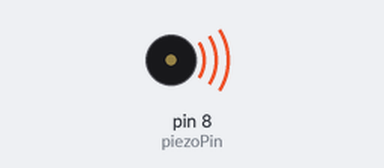
Bench run of a sketch on a simulated Arduino Uno, built with avr-gcc and run on an emulated ATmega328P. Parts: buzzer (waves = sounding).

Above: at 0.1 s.
At 35.3 s:
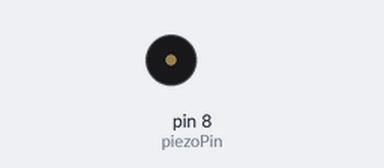
Timing chart, 0 to 36.8 s (numbered marks = the images above):
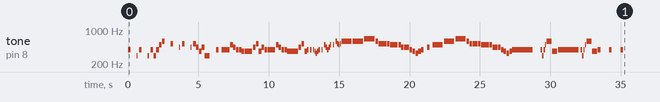

The sketch:

sketch_nov14a.ino
```cpp
// includere SOLO la melodia da riprodurre

//#include "allstar.h"
//#include "canond.h"
#include "einekleinenachtmusik.h"
//#include "happier.h"
//#include "happybd.h"
//#include "ilponte.h"
//#include "innomameli.h"
//#include "mariobros.h"
//#include "megalovania.h"
//#include "nyancat.h"
//#include "rickrolled.h"
//#include "rondoallaturca.h"
//#include "smashbros.h"
//#include "symphonyn40.h"
//#include "takeonme.h"
//#include "tetris.h"
//#include "theentertainer.h"

const int piezoPin = 8;

void setup() {
  pinMode(piezoPin,OUTPUT);
  for (int thisNote = 0; thisNote < sizeof(melody)/sizeof(int); thisNote++) {
    int noteDuration = (240000/bpm) / noteDurations[thisNote];
    tone(piezoPin, melody[thisNote], noteDuration*0.90);
    int pauseBetweenNotes = noteDuration;
    delay(pauseBetweenNotes);
    noTone(piezoPin);
  }
}

void loop() {

}
```

einekleinenachtmusik.h
```cpp
#define NOTE_B0  31
#define NOTE_C1  33
#define NOTE_CS1 35
#define NOTE_D1  37
#define NOTE_DS1 39
#define NOTE_E1  41
#define NOTE_F1  44
#define NOTE_FS1 46
#define NOTE_G1  49
#define NOTE_GS1 52
#define NOTE_A1  55
#define NOTE_AS1 58
#define NOTE_B1  62
#define NOTE_C2  65
#define NOTE_CS2 69
#define NOTE_D2  73
#define NOTE_DS2 78
#define NOTE_E2  82
#define NOTE_F2  87
#define NOTE_FS2 93
#define NOTE_G2  98
#define NOTE_GS2 104
#define NOTE_A2  110
#define NOTE_AS2 117
#define NOTE_B2  123
#define NOTE_C3  131
#define NOTE_CS3 139
#define NOTE_D3  147
#define NOTE_DS3 156
#define NOTE_E3  165
#define NOTE_F3  175
#define NOTE_FS3 185
#define NOTE_G3  196
#define NOTE_GS3 208
#define NOTE_A3  220
#define NOTE_AS3 233
#define NOTE_B3  247
#define NOTE_C4  262
#define NOTE_CS4 277
#define NOTE_D4  294
#define NOTE_DS4 311
#define NOTE_E4  330
#define NOTE_F4  349
#define NOTE_FS4 370
#define NOTE_G4  392
#define NOTE_GS4 415
#define NOTE_A4  440
#define NOTE_AS4 466
#define NOTE_B4  494
#define NOTE_C5  523
#define NOTE_CS5 554
#define NOTE_D5  587
#define NOTE_DS5 622
#define NOTE_E5  659
#define NOTE_F5  698
#define NOTE_FS5 740
#define NOTE_G5  784
#define NOTE_GS5 831
#define NOTE_A5  880
#define NOTE_AS5 932
#define NOTE_B5  988
#define NOTE_C6  1047
#define NOTE_CS6 1109
#define NOTE_D6  1175
#define NOTE_DS6 1245
#define NOTE_E6  1319
#define NOTE_F6  1397
#define NOTE_FS6 1480
#define NOTE_G6  1568
#define NOTE_GS6 1661
#define NOTE_A6  1760
#define NOTE_AS6 1865
#define NOTE_B6  1976
#define NOTE_C7  2093
#define NOTE_CS7 2217
#define NOTE_D7  2349
#define NOTE_DS7 2489
#define NOTE_E7  2637
#define NOTE_F7  2794
#define NOTE_FS7 2960
#define NOTE_G7  3136
#define NOTE_GS7 3322
#define NOTE_A7  3520
#define NOTE_AS7 3729
#define NOTE_B7  3951
#define NOTE_C8  4186
#define NOTE_CS8 4435
#define NOTE_D8  4699
#define NOTE_DS8 4978
int melody[] = {NOTE_G4, 0, NOTE_D4, 0, NOTE_G4, 0, 0, NOTE_D4, 0, NOTE_G4, NOTE_D4, NOTE_G4, NOTE_B4, NOTE_D5, 0, NOTE_C5, 0, 0, NOTE_A4, 0, NOTE_C5, 0, 0, NOTE_A4, 0, NOTE_C5, NOTE_A4, NOTE_FS4, NOTE_A4, NOTE_D4, 0, NOTE_G4, 0, NOTE_G4, NOTE_B4, NOTE_A4, NOTE_G4, NOTE_G4, NOTE_FS4, NOTE_FS4, NOTE_A4, NOTE_C5, NOTE_FS4, NOTE_A4, NOTE_G4, NOTE_G4, NOTE_B4, NOTE_A4, NOTE_G4, NOTE_G4, NOTE_FS4, NOTE_FS4, NOTE_A4, NOTE_C5, NOTE_FS4, NOTE_G4, 0, NOTE_G4, 0, NOTE_G4, NOTE_FS4, NOTE_E4, NOTE_FS4, NOTE_G4, 0, NOTE_G4, 0, NOTE_B4, NOTE_A4, NOTE_G4, NOTE_A4, NOTE_B4, 0, NOTE_B4, 0, NOTE_D5, NOTE_C5, NOTE_B4, NOTE_C5, NOTE_D5, NOTE_D5, NOTE_E5, NOTE_D5, NOTE_C5, NOTE_C5, NOTE_C5, NOTE_B4, NOTE_B4, NOTE_B4, NOTE_A4, NOTE_A4, NOTE_G4, NOTE_FS4, NOTE_E4, NOTE_FS4, NOTE_G4, 0, NOTE_A4, 0, NOTE_B4, NOTE_D5, NOTE_E5, NOTE_D5, NOTE_C5, NOTE_C5, NOTE_C5, NOTE_C5, NOTE_B4, NOTE_B4, NOTE_B4, NOTE_B4, NOTE_A4, NOTE_A4, NOTE_A4, NOTE_G4, NOTE_FS4, NOTE_E4, NOTE_FS4, NOTE_G4, 0, NOTE_G4, NOTE_D4, NOTE_G4, NOTE_B4, NOTE_D5, NOTE_FS4, NOTE_G4, NOTE_G4, NOTE_D4, NOTE_G4, NOTE_B4, NOTE_D5, NOTE_FS4, NOTE_G4, 0, 0, NOTE_G4, 0, 0, NOTE_G4, 0, 0, 0, };
float noteDurations[] = {8, 4, 16, 16, 8, 8, 8, 16, 16, 8, 8, 8, 8, 8, 4, 8, 8, 8, 16, 16, 8, 8, 8, 16, 16, 8, 8, 8, 8, 4, 4, 8, 8, 2.66, 8, 8, 8, 8, 8, 2.66, 8, 8, 8, 8, 8, 2.66, 8, 8, 8, 8, 8, 2.66, 8, 8, 8, 16, 16, 16, 16, 16, 16, 16, 16, 16, 16, 16, 16, 16, 16, 16, 16, 16, 16, 16, 16, 16, 16, 16, 16, 2, 2, 2, 8, 8, 4, 8, 8, 4, 8, 8, 4, 8, 8, 8, 8, 8, 8, 8, 8, 2, 2, 2, 8, 8, 8, 8, 8, 8, 8, 8, 8, 8, 8, 8, 8, 8, 8, 8, 1, 4, 16, 16, 16, 16, 4, 4, 1, 16, 16, 16, 16, 4, 4, 8, 8, 4, 8, 8, 4, 8, 8, 1, 1, };
const int bpm = 148;
```
